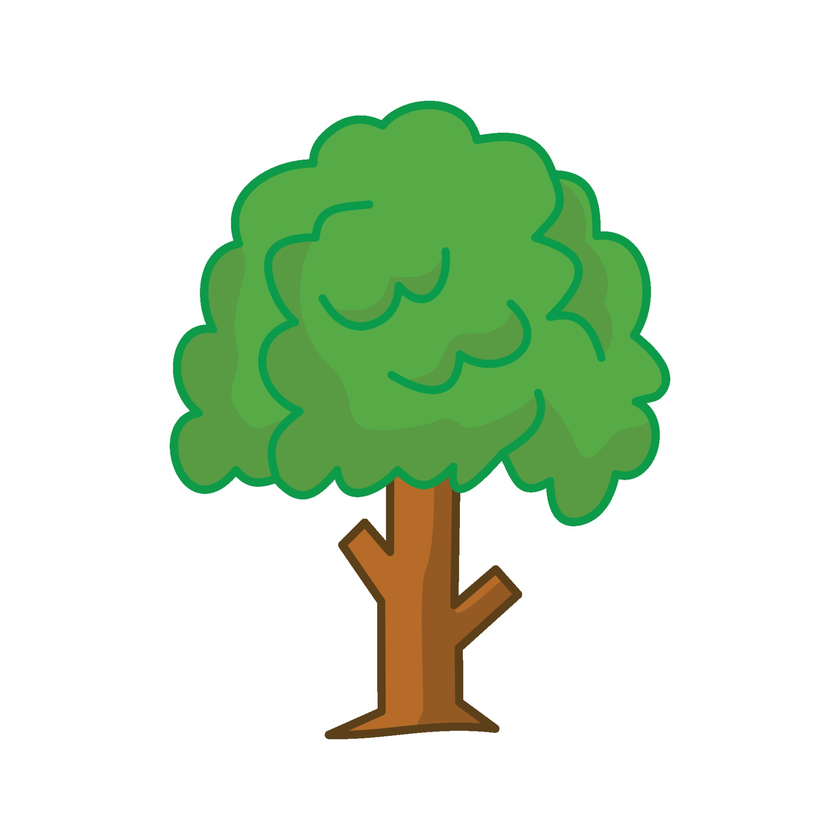
#> input picture Python/img_arbre.png, 840 x 840 px, shrunk from 1920 x 1920 before the run
$ python img_to_sketch.py
#> lines starting #> are read from the running program, lines starting #| are printed output that depends on the picture
# convert imge to pencil sketch

import cv2

#specify the patch to image (loading image image)
image1 = cv2.imread("img_arbre.png")
#> image1 is the input picture: shape (840, 840, 3); mean B, G, R 206.1, 228.7, 211.6
window_name = "original image"

#displaying the original image
cv2.imshow(window_name,image1)

#convert the image from one color space to another
grey_img = cv2.cvtColor(image1, cv2.COLOR_BGR2GRAY)
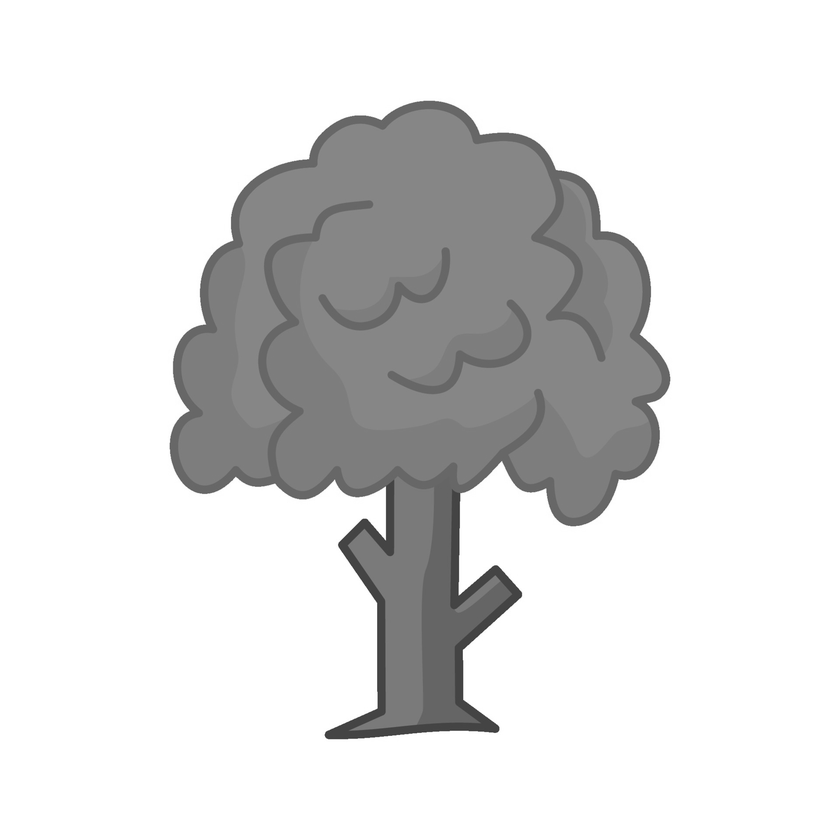
#> grey_img: shape (840, 840); min 50, max 255, mean 221
invert = cv2.bitwise_not(grey_img)
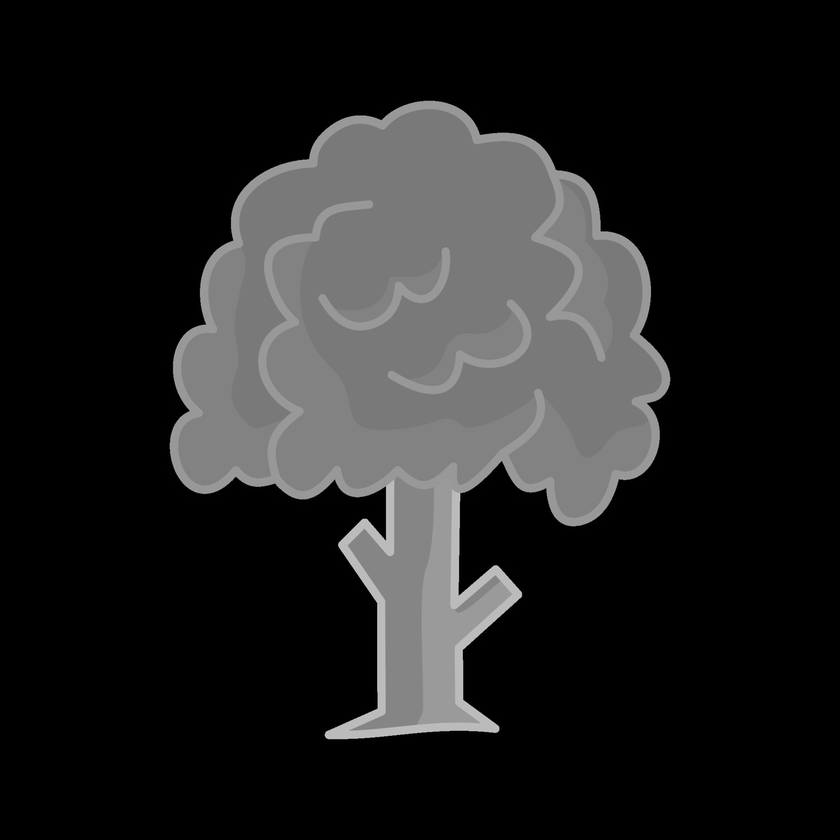
#> invert: shape (840, 840); min 0, max 205, mean 34

#image smoothing
blur = cv2.GaussianBlur(invert, (21, 21), 0)
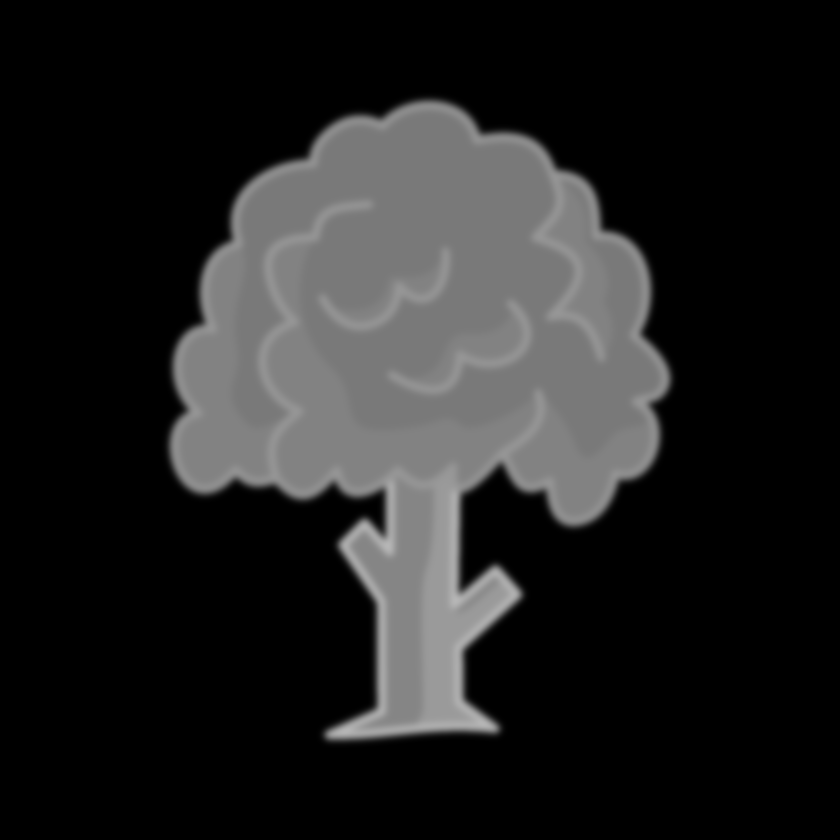
#> blur: shape (840, 840); min 0, max 182, mean 34
invertedblur = cv2.bitwise_not(blur)
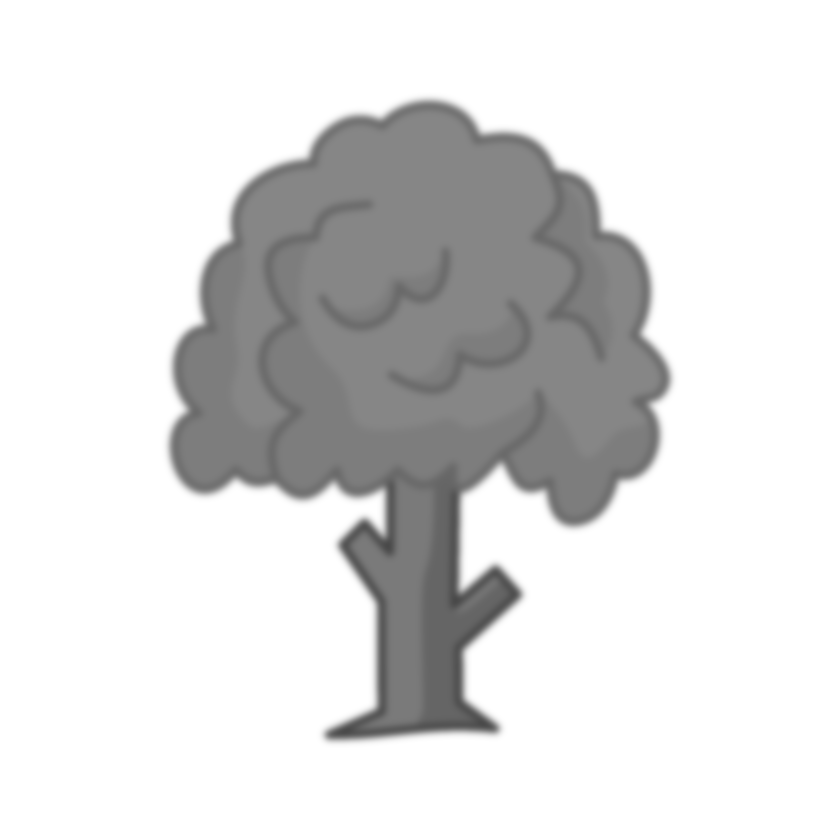
#> invertedblur: shape (840, 840); min 73, max 255, mean 221
sketch = cv2.divide(grey_img, invertedblur, scale=256.0)
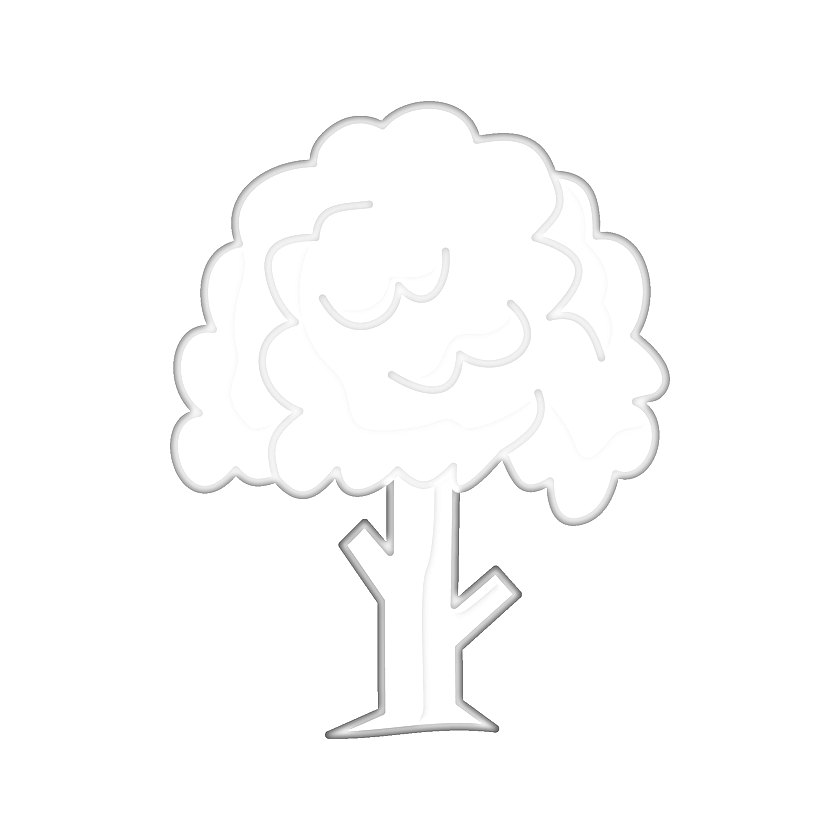
#> sketch: shape (840, 840); min 75, max 255, mean 253

#save the converted image to specified patch
cv2.imwrite("sketch.png", sketch)

image = cv2.imread("sketch.png")
#> image: shape (840, 840, 3); min 75, max 255, mean 253

#window name in which image is displayed
window_name = "Sketch image"

#displaying the sketch image
cv2.imshow(window_name, image)
#waits for users to press any key
#(this is necessary to avoid python kernel from crashing)
cv2.waitKey(0)

#close
cv2.destroyAllWindows()
